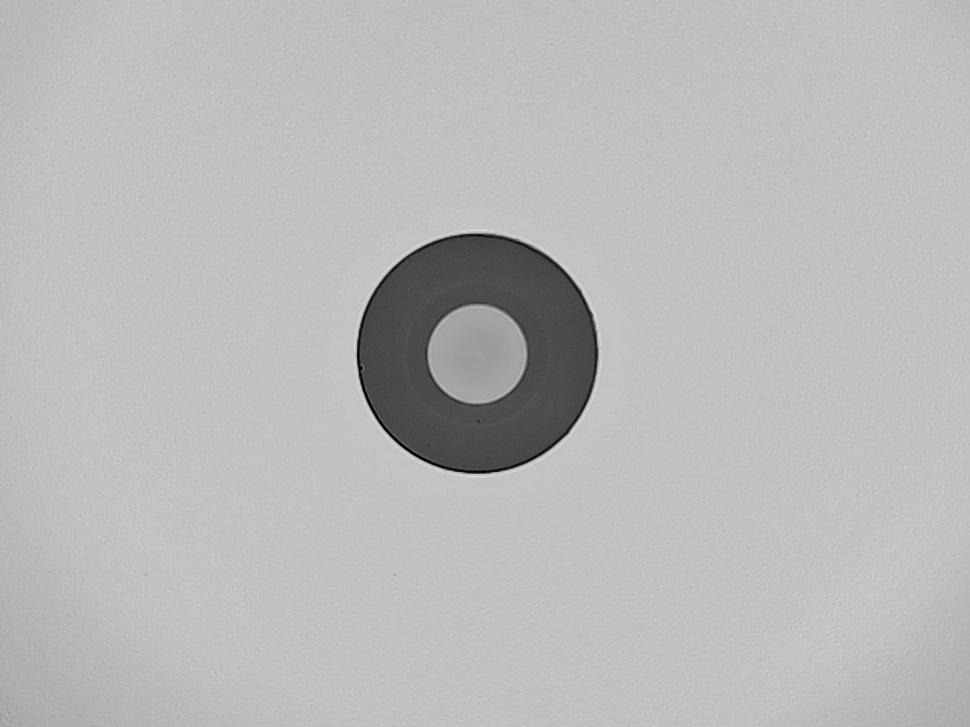
#> input picture samples2/img38.jpg, 970 x 727 px, shrunk from 1152 x 864 before the run, found by its file name
$ python median_filter_script.py
#> lines starting #> are read from the running program, lines starting #| are printed output that depends on the picture
#!/usr/bin/env python3
"""Median Filtering for Noise Reduction"""
import cv2
import numpy as np

# Load image
image_path = r"C:\Users\Saem1001\Documents\GitHub\OpenCV-Practice\samples2\img38.jpg"
image = cv2.imread(image_path, cv2.IMREAD_GRAYSCALE)
#> image is the input picture: shape (727, 970); min 0, max 225, mean 185.2

# Add some salt and pepper noise for demonstration
noisy = image.copy()
noise = np.random.random((image.shape[0], image.shape[1]))
noisy[noise < 0.05] = 0  # Salt noise
noisy[noise > 0.95] = 255  # Pepper noise
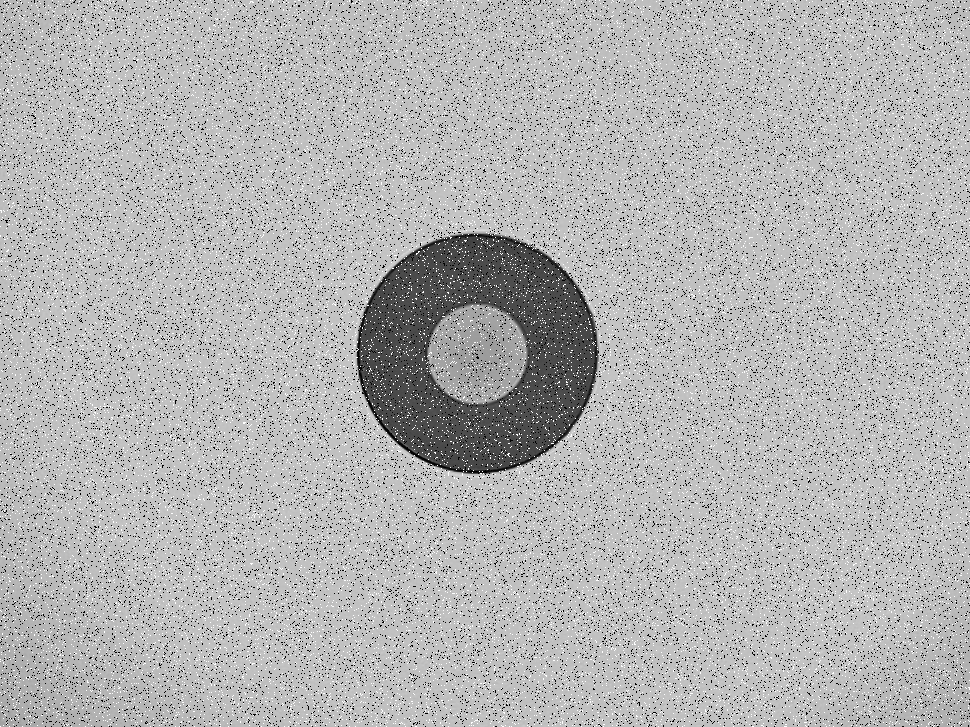
#> noisy: shape (727, 970); min 0, max 255, mean 179.4

# Apply median filters with different kernel sizes
median_3 = cv2.medianBlur(noisy, 3)
median_5 = cv2.medianBlur(noisy, 5)
median_7 = cv2.medianBlur(noisy, 7)

# Also show Gaussian blur for comparison
gaussian = cv2.GaussianBlur(noisy, (5, 5), 0)

# Display results
cv2.imshow('Original', image)
cv2.imshow('Noisy', noisy)
cv2.imshow('Median Filter (3x3)', median_3)
cv2.imshow('Median Filter (5x5)', median_5)
cv2.imshow('Median Filter (7x7)', median_7)
cv2.imshow('Gaussian Blur (5x5)', gaussian)
cv2.waitKey(0)
cv2.destroyAllWindows()

# Save results
cv2.imwrite('noisy_image.png', noisy)
cv2.imwrite('median_filtered_3.png', median_3)
cv2.imwrite('median_filtered_5.png', median_5)
cv2.imwrite('gaussian_filtered.png', gaussian)

$ run again, with samples2/img35.jpg copied over samples2/img38.jpg
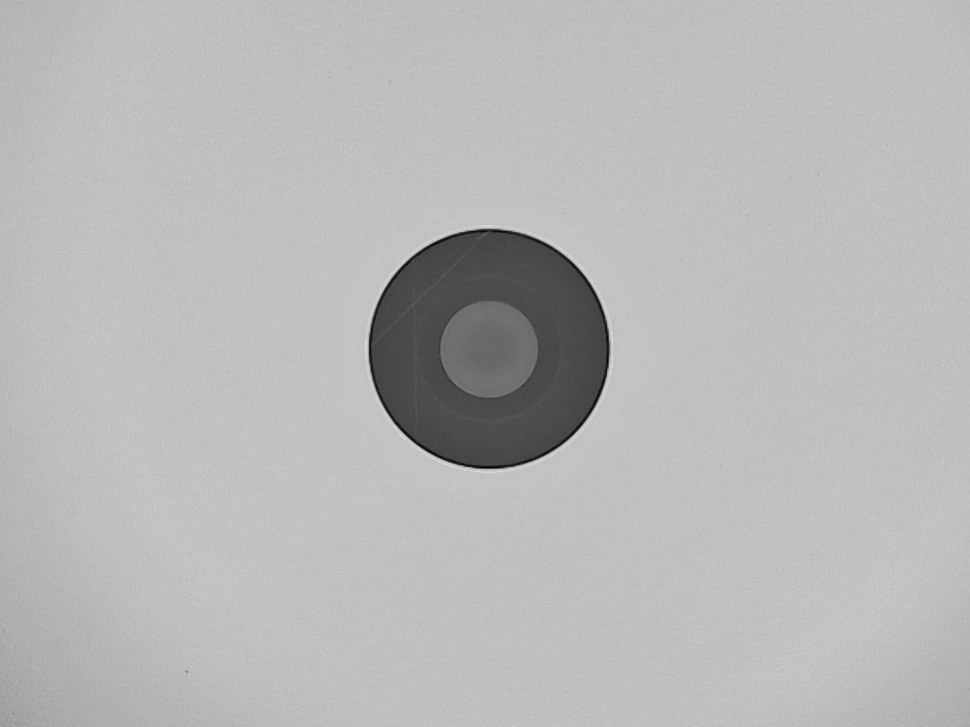
#> input picture samples2/img35.jpg, 970 x 727 px, shrunk from 1152 x 864 before the run, found by its file name
#> image is the input picture: shape (727, 970); min 2, max 223, mean 183.8
#> `noisy[noise > 0.95] = 255`:
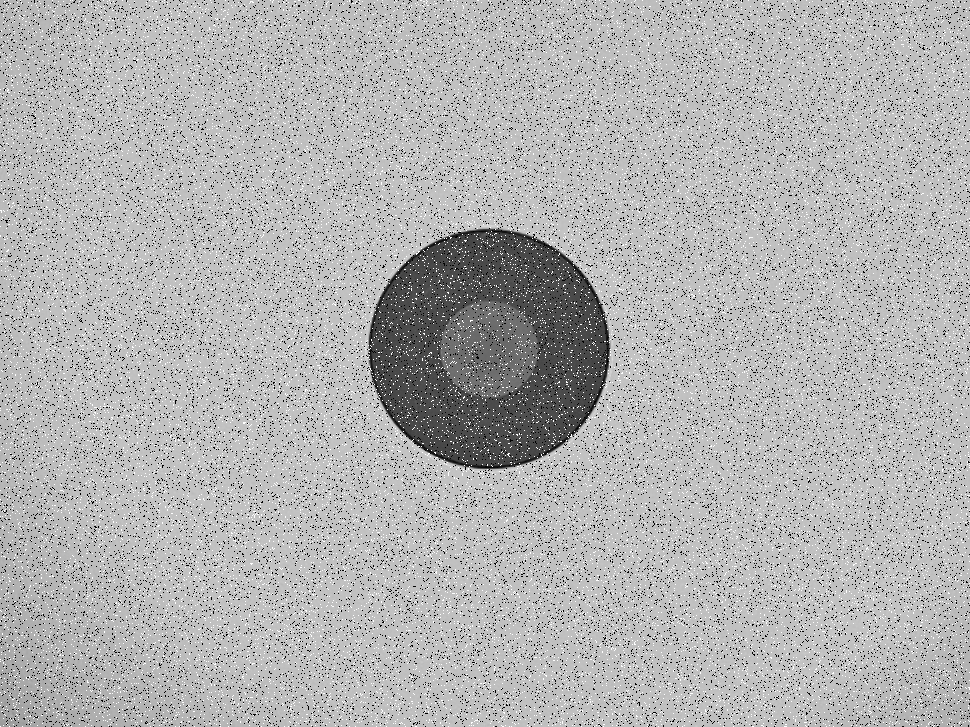
#> noisy: shape (727, 970); min 0, max 255, mean 178.2

$ run again, with samples2/ima12.jpg copied over samples2/img38.jpg
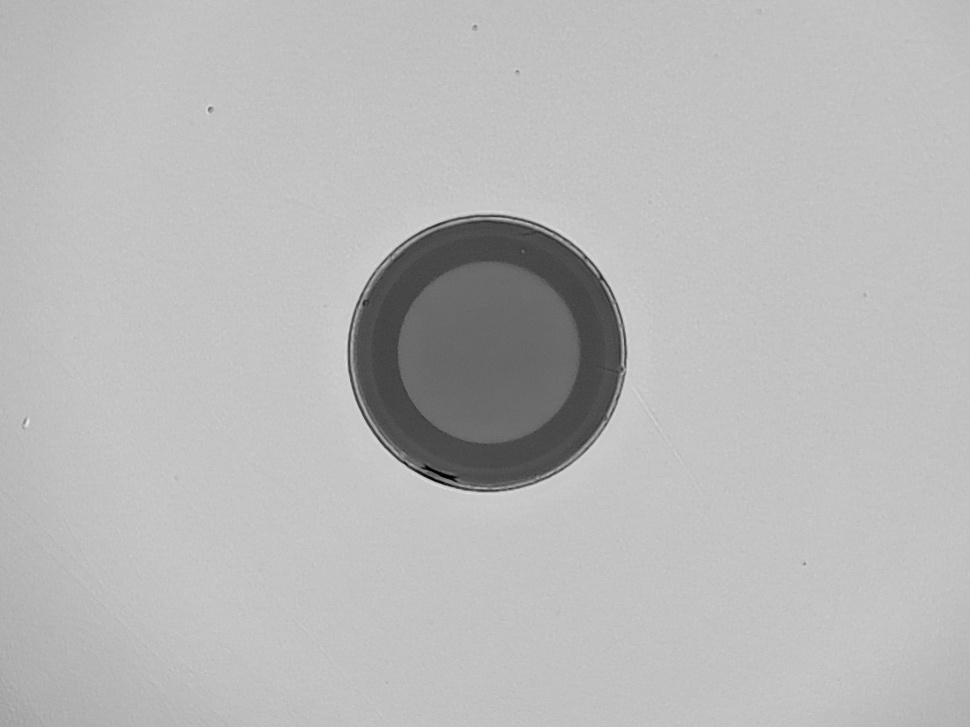
#> input picture samples2/ima12.jpg, 970 x 727 px, shrunk from 1152 x 864 before the run, found by its file name
#> image is the input picture: shape (727, 970); min 0, max 231, mean 184.3
#> `noisy[noise > 0.95] = 255`:
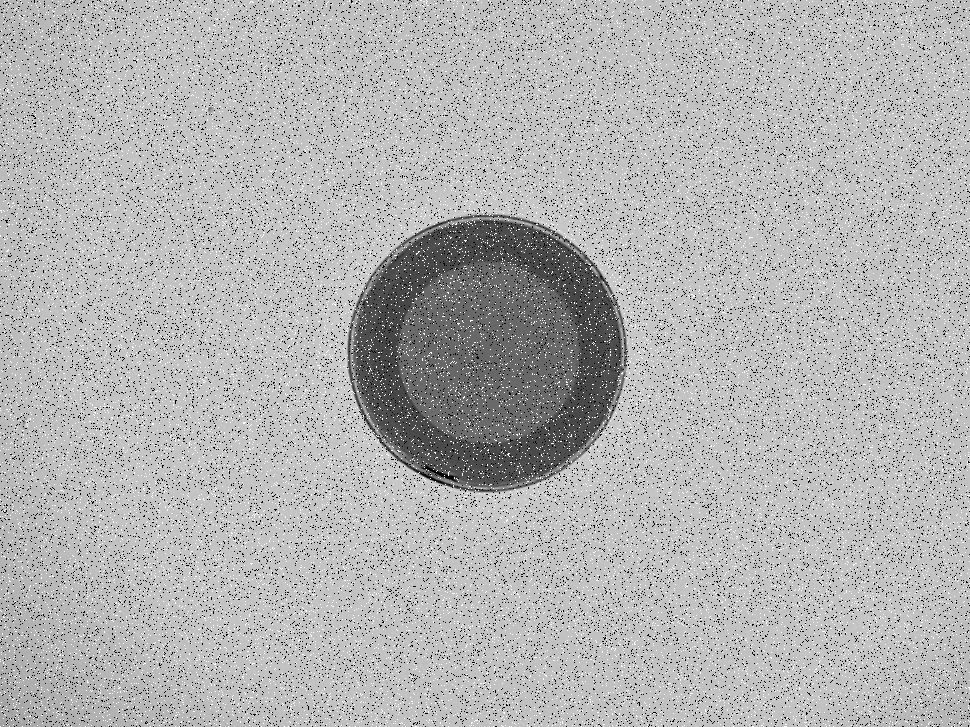
#> noisy: shape (727, 970); min 0, max 255, mean 178.7
